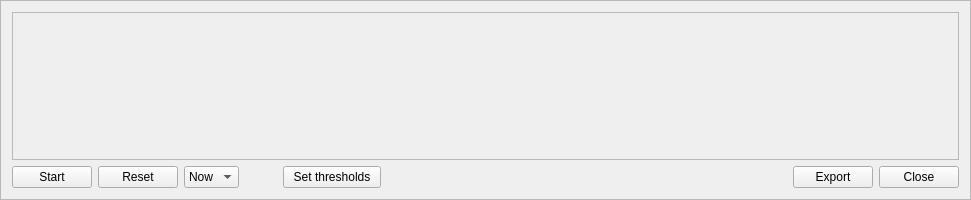
<?xml version="1.0" encoding="UTF-8"?>
<ui version="4.0">
 <class>MatrixView</class>
 <widget class="QFrame" name="MatrixView">
  <property name="geometry">
   <rect>
    <x>0</x>
    <y>0</y>
    <width>971</width>
    <height>200</height>
   </rect>
  </property>
  <property name="sizePolicy">
   <sizepolicy hsizetype="Minimum" vsizetype="Minimum">
    <horstretch>0</horstretch>
    <verstretch>0</verstretch>
   </sizepolicy>
  </property>
  <property name="windowTitle">
   <string>MatrixView</string>
  </property>
  <property name="frameShape">
   <enum>QFrame::StyledPanel</enum>
  </property>
  <property name="frameShadow">
   <enum>QFrame::Raised</enum>
  </property>
  <layout class="QGridLayout" name="gridLayout_2">
   <item row="1" column="11">
    <widget class="QPushButton" name="closeButton">
     <property name="text">
      <string>Close</string>
     </property>
    </widget>
   </item>
   <item row="1" column="1">
    <widget class="QPushButton" name="runButton">
     <property name="text">
      <string>Start</string>
     </property>
     <property name="checkable">
      <bool>true</bool>
     </property>
    </widget>
   </item>
   <item row="1" column="9">
    <spacer name="horizontalSpacer">
     <property name="orientation">
      <enum>Qt::Horizontal</enum>
     </property>
     <property name="sizeHint" stdset="0">
      <size>
       <width>218</width>
       <height>20</height>
      </size>
     </property>
    </spacer>
   </item>
   <item row="1" column="2">
    <widget class="QPushButton" name="resetButton">
     <property name="text">
      <string>Reset</string>
     </property>
    </widget>
   </item>
   <item row="1" column="4">
    <spacer name="horizontalSpacer_2">
     <property name="orientation">
      <enum>Qt::Horizontal</enum>
     </property>
     <property name="sizeType">
      <enum>QSizePolicy::Fixed</enum>
     </property>
     <property name="sizeHint" stdset="0">
      <size>
       <width>20</width>
       <height>20</height>
      </size>
     </property>
    </spacer>
   </item>
   <item row="1" column="3">
    <widget class="QComboBox" name="modeBox">
     <property name="editable">
      <bool>false</bool>
     </property>
     <property name="currentText">
      <string>Now</string>
     </property>
     <property name="sizeAdjustPolicy">
      <enum>QComboBox::AdjustToContents</enum>
     </property>
     <property name="frame">
      <bool>true</bool>
     </property>
     <item>
      <property name="text">
       <string>Now</string>
      </property>
     </item>
     <item>
      <property name="text">
       <string>Min</string>
      </property>
     </item>
     <item>
      <property name="text">
       <string>Max</string>
      </property>
     </item>
     <item>
      <property name="text">
       <string>Avg</string>
      </property>
     </item>
    </widget>
   </item>
   <item row="1" column="10">
    <widget class="QPushButton" name="exportButton">
     <property name="text">
      <string>Export</string>
     </property>
    </widget>
   </item>
   <item row="0" column="1" colspan="11">
    <widget class="QFrame" name="Dashboard">
     <property name="sizePolicy">
      <sizepolicy hsizetype="Minimum" vsizetype="Minimum">
       <horstretch>0</horstretch>
       <verstretch>0</verstretch>
      </sizepolicy>
     </property>
     <property name="frameShape">
      <enum>QFrame::StyledPanel</enum>
     </property>
     <property name="frameShadow">
      <enum>QFrame::Raised</enum>
     </property>
    </widget>
   </item>
   <item row="1" column="7" colspan="2">
    <widget class="QPushButton" name="setThresholdsButton">
     <property name="text">
      <string>  Set thresholds  </string>
     </property>
    </widget>
   </item>
  </layout>
 </widget>
 <resources/>
 <connections/>
</ui>
